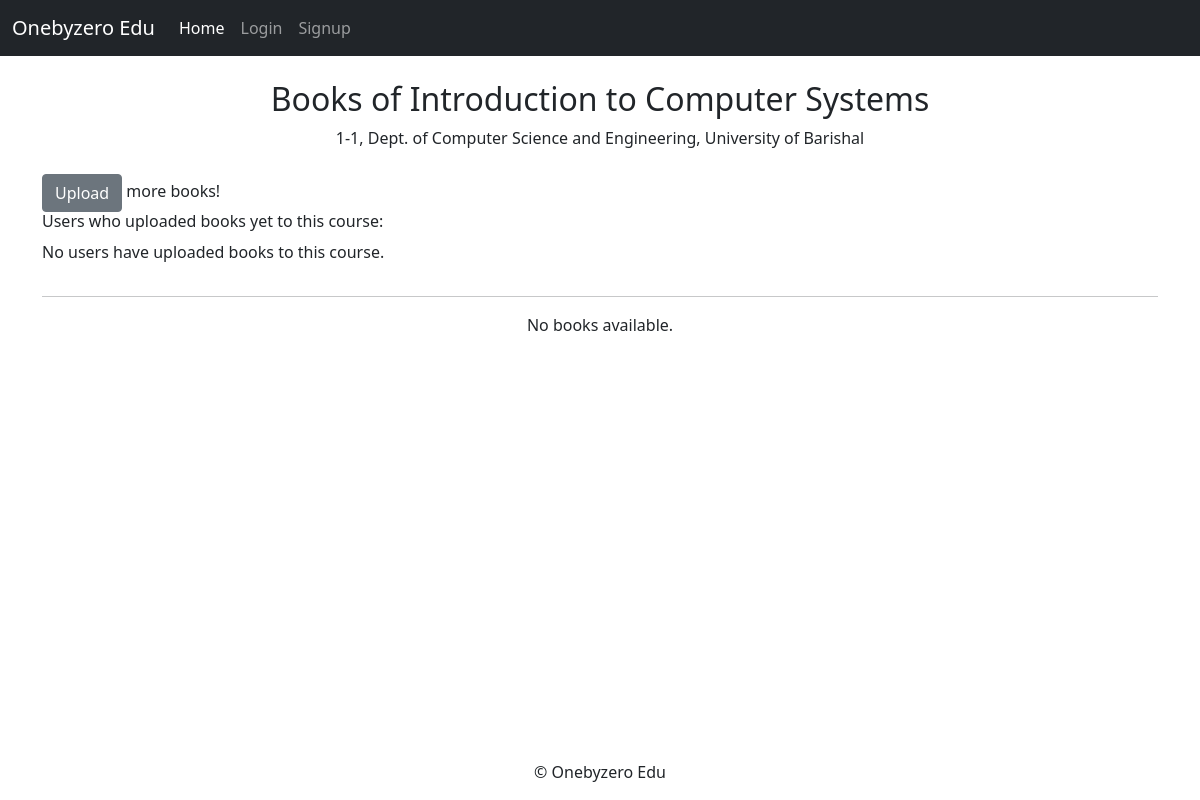
/study/view_books/1/, run on an earlier commit of the app's database.
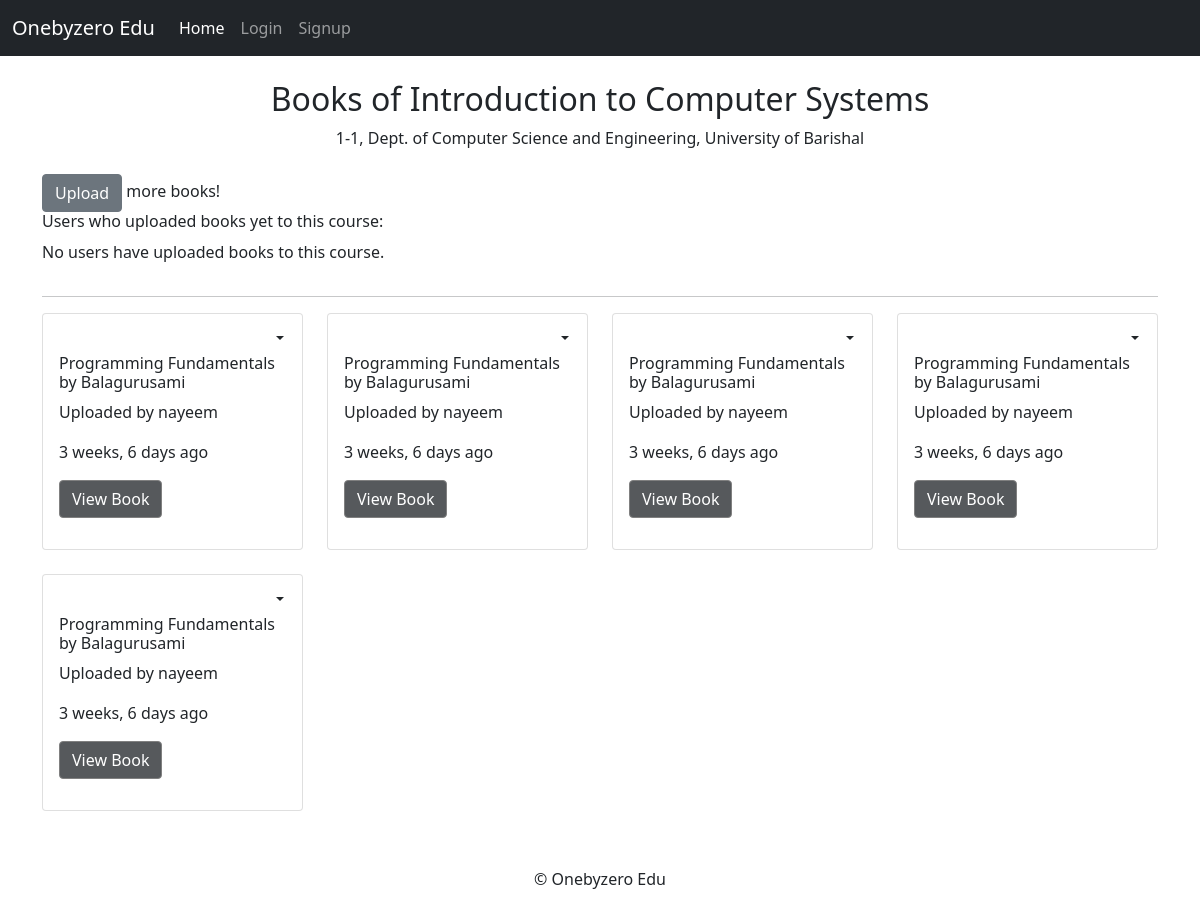
And on a later commit of the database.
### study/models.py (models this page shows, shortened)
class Course(models.Model):
    title = models.CharField(max_length=100)
    code = models.CharField(max_length=10)
    credit = models.DecimalField(max_digits=4, decimal_places=2)
    department = models.ForeignKey(Department, on_delete=models.CASCADE)
    university = models.ForeignKey(University, on_delete=models.CASCADE, default=1)
    year = models.PositiveIntegerField()
    semester = models.PositiveIntegerField()
    syllabus = models.TextField(blank=True, null=True)

class Department(models.Model):
    name = models.CharField(max_length=100)
    university = models.ForeignKey(University, on_delete=models.CASCADE)
    ambassadors = models.ManyToManyField(User, blank=True)

class University(models.Model):
    name = models.CharField(max_length=100)

class BookModel(models.Model):
    university = models.ForeignKey(University, on_delete=models.CASCADE)
    department = models.ForeignKey(Department, on_delete=models.CASCADE)
    year = models.PositiveIntegerField(choices=YEAR_CHOICES)
    semester = models.PositiveIntegerField(choices=SEMESTER_CHOICES)
    course = models.ForeignKey(Course, on_delete=models.CASCADE)
    book_title = models.CharField(max_length=200)
    book_author = models.CharField(max_length=100)
    book_file = models.FileField(upload_to='study/books/',
        validators=[FileExtensionValidator(allowed_extensions=['pdf'])])
    upload_time = models.DateTimeField(auto_now_add=True)
    uploaded_by = models.ForeignKey(User, on_delete=models.CASCADE)
    feedback = models.TextField(blank=True, null=True)

### study/views.py (the view)
# urls.py: path('view_books/<int:course_id>/', views.view_books, name='view_books'),
def view_books(request, course_id):
    course = get_object_or_404(Course, pk=course_id)
    books = BookModel.objects.filter(course=course).order_by('-upload_time')
    all_uploaders = BookModel.objects.filter(course=course_id).values_list('uploaded_by__username', flat=True).distinct()
    users_with_book_count = (
        BookModel.objects
        .filter(course=course)
        .values('uploaded_by__username')
        .annotate(book_count=Count('uploaded_by__username'))
    )
    context = {
        'books': books,
        'course': course,
        'all_uploaders': all_uploaders,
        'users_with_note_count': users_with_book_count
    }
    return render(request, 'resources/books/view_books.html', context)

### study/templatetags/time_filters.py (called while the page is built)
@register.filter(name='time_ago')
def time_ago(value):
    if isinstance(value, datetime.datetime):
        return timesince(value, now())
    return value  # Return the original value if it's not a datetime object

### study/templates/resources/books/view_books.html (shortened to what this page needs)
{% extends "base.html" %}
{% load time_filters %}
{% load static %}
{% block content %}
    <div class="container mt-4">
        <div class="text-center">
            <h2>Books of {{ course.title }}</h2>
            <p>{{ course.semester }}-{{ course.year }},
                Dept. of {{ course.department.name }},
                {{ course.university.name }}</p>
        </div>
        <div class="row justify-content-between align-items-center mt-4">
            <div>
                <a href="{% url 'add_book' %}" class="btn btn-secondary mr-2">Upload</a>
                <span>more books!</span>
            </div>
            <div>
                <h6>Users who uploaded books yet to this course:</h6>
                <ul class="list-unstyled">
                    {% for user_info in users_with_book_count %}
                        <li>{{ user_info.uploaded_by__username }} ({{ user_info.book_count }} notes)</li>
                    {% empty %}
                        <li>No users have uploaded books to this course.</li>
                    {% endfor %}
                </ul>
            </div>
        </div>
        <hr>
        <div class="row">
            {% for i in books %}
                <div class="col-md-3 mb-4">
                    <div class="card">
                        <div class="card-body" style="height: 235px; overflow: hidden;">
                            <div  class="dropdown dropleft" style="position: absolute; top: 5px; right: 5px;">
                                <button class="btn dropdown-toggle" type="button" id="dropdownMenuButton" data-bs-toggle="dropdown" aria-haspopup="true" aria-expanded="false">
                                </button>
                            </div>
<button class="btn btn-link" id="loveBtn{{ i.id }}" onclick="handleLoveClick({{ i.id }})">
</button>
                            <h6 class="card-title">{{ i.book_title }} by {{ i.book_author }}</h6>
                            <p class="card-text">Uploaded by {{ i.uploaded_by.username }}</p>
                            <p>{{ i.upload_time|time_ago }} ago</p>
                            <a href="{{ i.book_file.url }}" target="_blank" class="btn btn-primary  view-btn" data-toggle="modal" data-target="#imageModal{{ i.id }}">
                                 View Book
                            </a>
                        </div>
                    </div>
                </div>
            {% empty %}
                <p class="col-12 text-center">No books available.</p>
            {% endfor %}
        </div>
    </div>
    <br><br><br>
{% endblock %}

### templates/base.html (shortened to what this page needs)
<!DOCTYPE html>
<html lang="en">
<head>
    <link href="https://cdn.jsdelivr.net/npm/bootstrap@5.0.2/dist/css/bootstrap.min.css" rel="stylesheet">
</head>
<body>
    <header>
        <nav class="navbar navbar-expand-lg navbar-dark bg-dark">
            <div class="container-fluid">
                <a class="navbar-brand" href="{% url 'home' %}">Onebyzero Edu</a>
                <div class="collapse navbar-collapse" id="navbarSupportedContent">
                    <ul class="navbar-nav me-auto mb-2 mb-lg-0">
                        <li class="nav-item">
                            <a class="nav-link active" aria-current="page" href="{% url 'home' %}">Home</a>
                        </li>
                    </ul>
                    <div class="collapse navbar-collapse" id="navbarNav">
                        <ul class="navbar-nav ml-auto">
                            {% if user.is_authenticated %}
                                {% comment %} <li class="nav-item">
                                    <a class="nav-link" href="#">
                                        <img src="path/to/your/profile/image.jpg" alt="Profile" width="24" height="24">
                                    </a>
                                </li> {% endcomment %}
                                <li class="nav-item">
                                    <a class="nav-link active" href="{% url 'user_list' %}">Users</a>
                                </li>
                                <li class="nav-item">
                                    <a class="nav-link active" href="{% url 'view_profile' %}">Profile</a>
                                </li>
                                <li class="nav-item">
                                    <a class="nav-link active" href="{% url 'logout' %}">Logout</a>
                                </li>
                            {% else %}
                                <li class="nav-item">
                                    <a class="nav-link" href="{% url 'login' %}">Login</a>
                                </li>
                                <li class="nav-item">
                                    <a class="nav-link" href="{% url 'signup' %}">Signup</a>
                                </li>
                            {% endif %}
                        </ul>
                    </div>
                </div>
            </div>
        </nav>
    </header>
    <main>
        {% block content %}
        {% endblock %}
    </main>
    <footer class="fixed-bottom text-center">
        <p>&copy; Onebyzero Edu</p>
    </footer>
</body>
</html>

### templates/base.html (style rules this page uses)
.view-btn { background-color: #56595C; border-color: gray; }

What changed in the data, as far as the page shows it:
added BookModel: book_title "Programming Fundamentals", book_author "Balagurusami", uploaded_by.username "nayeem", upload_time "3 weeks, 6 days"
added BookModel: book_title "Programming Fundamentals", book_author "Balagurusami", uploaded_by.username "nayeem", upload_time "3 weeks, 6 days"
added BookModel: book_title "Programming Fundamentals", book_author "Balagurusami", uploaded_by.username "nayeem", upload_time "3 weeks, 6 days"
added BookModel: book_title "Programming Fundamentals", book_author "Balagurusami", uploaded_by.username "nayeem", upload_time "3 weeks, 6 days"
added BookModel: book_title "Programming Fundamentals", book_author "Balagurusami", uploaded_by.username "nayeem", upload_time "3 weeks, 6 days"
Also different on the page:
text no longer shown: "No books available."
